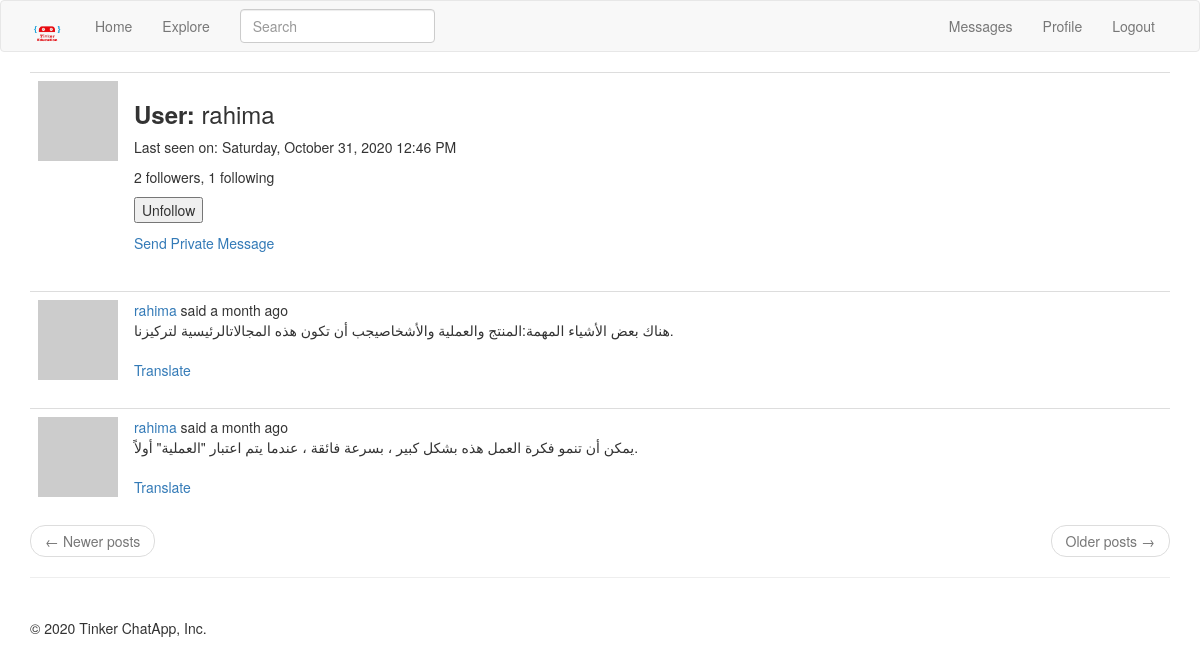
Before: /main/profile/rahima (signed in) with the older database file.
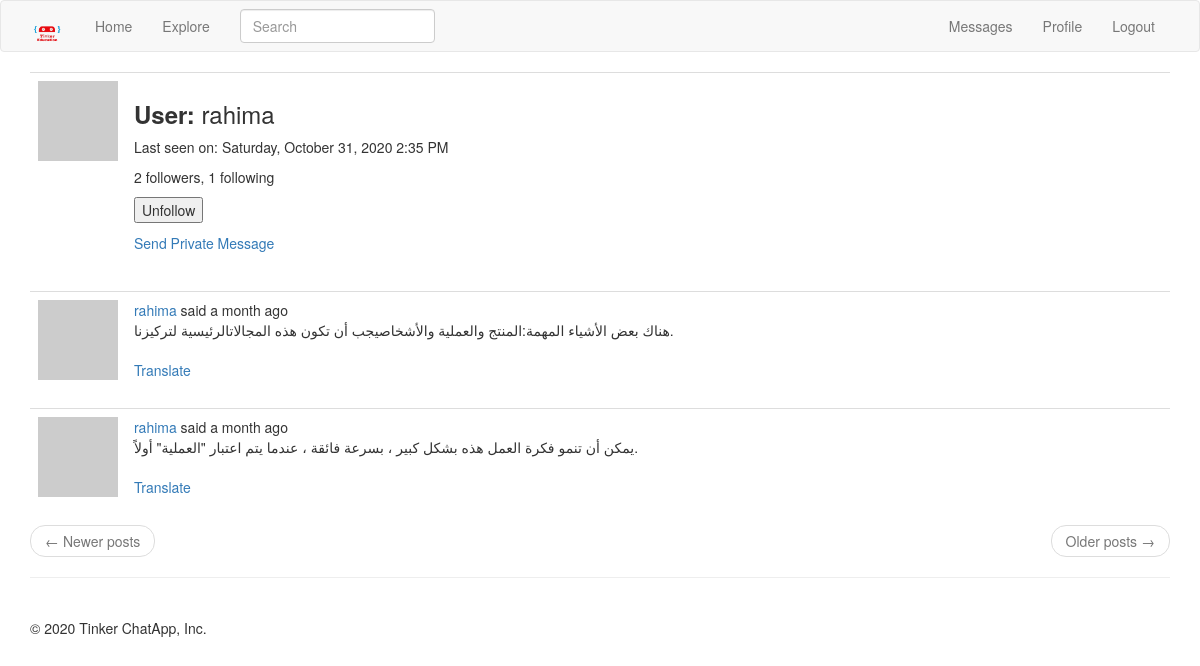
After: the same page with the newer database file.
### app/models.py (models this page shows, shortened)
class User( UserMixin ,db.Model):
    id = db.Column(db.Integer, primary_key = True)
    username = db.Column(db.String(64), unique = True, index = True)
    email = db.Column(db.String(120), unique = True, index = True)
    password_hash = db.Column(db.String(128))
    posts = db.relationship('Post', backref = 'author', lazy = 'dynamic')
    about_me = db.Column(db.String(140))
    last_seen = db.Column(db.DateTime, default = datetime.utcnow)
    messages_sent = db.relationship('Message', foreign_keys='Message.sender_id', backref='author', lazy = 'dynamic')
    messages_received = db.relationship('Message', foreign_keys='Message.recipient_id', backref='recipient', lazy='dynamic')
    last_message_read_time = db.Column(db.DateTime) # the last time the user visited the messages page
    followed = db.relationship(
        'User',
        secondary = followers,
        primaryjoin = (followers.c.follower_id == id),
        secondaryjoin = (followers.c.followed_id == id),
        backref = db.backref('followers', lazy = 'dynamic'),
        lazy = 'dynamic'
    )
    def avatar(self, size):
        digest = md5(self.email.lower().encode('utf-8')).hexdigest()
        return 'https://www.gravatar.com/avatar/{}?d=identicon&s={}'.format(digest, size)
    def is_following(self, user):
        return self.followed.filter(followers.c.followed_id == user.id).count() > 0

### app/main/routes.py (the view)
@bp.route('/profile/<username>')
@login_required
def profile(username):
    user = User.query.filter_by(username = username).first_or_404()
    form = EmptyForm()
    page = request.args.get('page', 1, type=int)
    posts = user.posts.order_by(Post.timestamp.desc()).paginate(
        page, current_app.config['POSTS_PER_PAGE'], False
    )
    next_url = url_for('main.profile', username = username, page = posts.next_num) \
        if posts.has_next else None
    prev_url = url_for('main.profile', username = username, page = posts.prev_num) \
        if posts.has_prev else None
    return render_template('main/profile.html', title = _('Profile'), user = user, form = form, posts = posts.items, next_url = next_url, prev_url = prev_url)

### app/main/forms.py
class SearchForm(FlaskForm):
    q = StringField(_('Search'), validators = [DataRequired()])
    def __init__(self, *args, **kwargs):
        if 'formdata' not in kwargs:
            kwargs['formdata'] = request.args
        if 'csrf_enabled' not in kwargs:
            kwargs['csrf_enabled'] = False
        super(SearchForm, self).__init__(*args, **kwargs)

class EmptyForm(FlaskForm):
    submit = SubmitField('Submit')

### app/main/routes.py (called while the page is built)
@bp.before_app_request
def before_request():
    if current_user.is_authenticated:
        current_user.last_seen = datetime.utcnow()
        db.session.commit()
        g.search_form= SearchForm()
    g.locale = str(get_locale())

### app/models.py (called while the page is built)
@login.user_loader
def load_user(id):
    return User.query.get(int(id))

    @classmethod
    def before_commit(cls, session):
        session._changes = {
            'add': list(session.new),
            'update': list(session.dirty),
            'delete': list(session.deleted)
        }

### app/templates/main/profile.html (shortened to what this page needs)
{% extends 'main/base.html' %}
{% import 'bootstrap/wtf.html' as wtf %}
{% block app_content %}
    <table class="table">
        <tr valign = 'top'>
            <td width = '70px'>
                <img src="{{ user.avatar(128) }}">
            </td>
            <td>
                <h3><b>{{ _('User') }}: </b>{{ user.username }}</h3>
                {% if user.last_seen %}<p>{{ _('Last seen on') }}: {{ moment(user.last_seen).format('LLLL') }}</p>{% endif %}
                <p>{{ user.followers.count() }} followers, {{ user.followed.count() }} following</p>
                {% if user == current_user %}
                    <a href="{{ url_for('main.edit_profile') }}">{{ _('Edit Your Profile') }}</a>
                {% else %}
                    <p>
                        <form action="{{ url_for('main.unfollow', username = user.username) }}" method="POST">
                            {{ form.submit(value='Unfollow') }}
                        </form>
                    </p>
                {% endif %}
                {% if user != current_user %}
                    <p>
                        <a href="{{ url_for('main.send_message', recipient = user.username) }}">
                            {{ _('Send Private Message') }}
                        </a>
                    </p>
                {% endif %}
            </td>
        </tr>
    </table>
    {% for post in posts %}
        {% include 'main/_posts.html' %}
    {% endfor %}
    <nav aria-label="...">
        <ul class="pager">
            <li class="previous{% if not prev_url %} disabled{% endif %}">
                <a href="{{ prev_url or '#' }}">
                    <span aria-hidden="true">&larr;</span> {{ _('Newer posts') }}
                </a>
            </li>
            <li class="next{% if not next_url %} disabled{% endif %}">
                <a href="{{ next_url or '#' }}">
                    {{ _('Older posts') }} <span aria-hidden="true">&rarr;</span>
                </a>
            </li>
        </ul>
    </nav>
{% endblock %}

Changed rows visible on the page:
changed User "rahima": last_seen "Saturday, October 31, 2020 12:46 PM" → "Saturday, October 31, 2020 2:35 PM"
